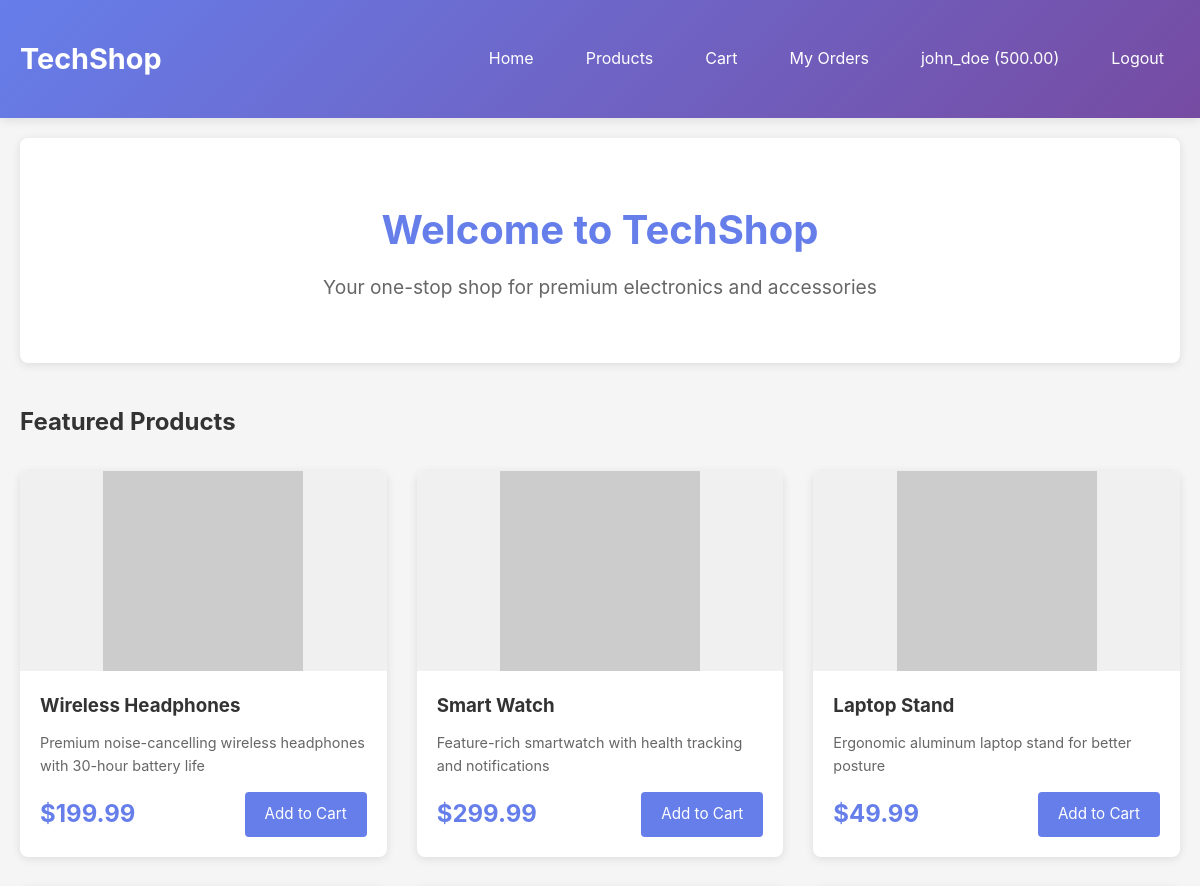
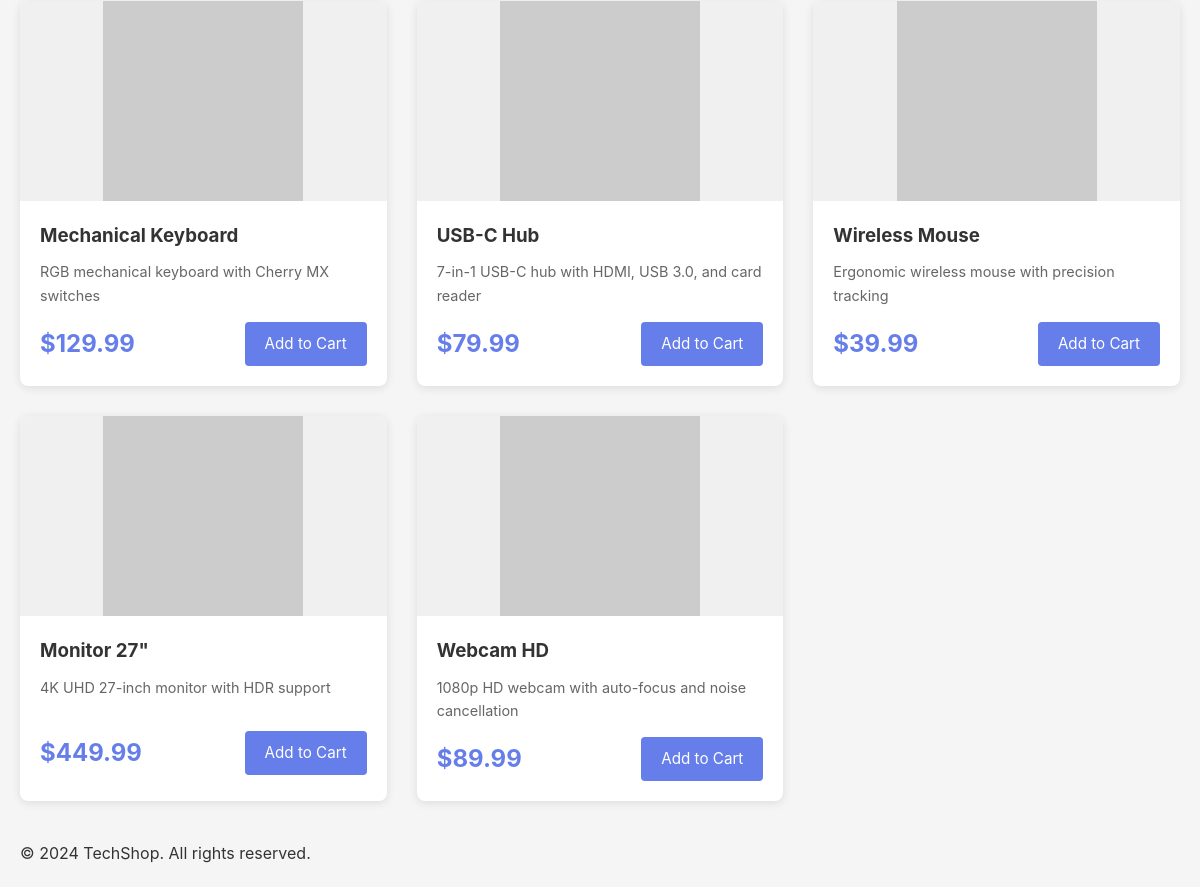
Page /index.php (signed in) on the committed database (2 pictures, top to bottom).
### tables this page shows
CREATE TABLE users (
    id INT AUTO_INCREMENT PRIMARY KEY,
    username VARCHAR(50) UNIQUE NOT NULL,
    email VARCHAR(100) UNIQUE NOT NULL,
    password VARCHAR(255) NOT NULL,
    balance DECIMAL(10,2) DEFAULT 1000.00,
    role ENUM('customer', 'admin') DEFAULT 'customer',
    created_at TIMESTAMP DEFAULT CURRENT_TIMESTAMP
);

CREATE TABLE products (
    id INT AUTO_INCREMENT PRIMARY KEY,
    name VARCHAR(200) NOT NULL,
    description TEXT,
    price DECIMAL(10,2) NOT NULL,
    stock INT DEFAULT 0,
    image_url VARCHAR(255),
    category VARCHAR(50),
    created_at TIMESTAMP DEFAULT CURRENT_TIMESTAMP
);

### src/config.php (called while the page is built, shortened)
<?php
function getDB() {
    static $conn = null;
    if ($conn === null) {
        $conn = new mysqli(DB_HOST, DB_USER, DB_PASS, DB_NAME);
    }
    return $conn;
}
function getCurrentUser() {
    $db = getDB();
    $stmt = $db->prepare("SELECT id, username, email, balance, role FROM users WHERE id = ?");
    $stmt->bind_param("i", $_SESSION['user_id']);
    $stmt->execute();
    $result = $stmt->get_result();
    return $result->fetch_assoc();
}
function h($string) {
    return htmlspecialchars($string, ENT_QUOTES, 'UTF-8');
}
?>

### src/index.php (the view, shortened to what this page needs)
<?php
require_once 'config.php';
$db = getDB();
$products = [];
$result = $db->query("SELECT * FROM products WHERE stock > 0 ORDER BY created_at DESC");
if ($result) {
    $products = $result->fetch_all(MYSQLI_ASSOC);
}
$user = getCurrentUser();
?>
<!DOCTYPE html>
<html lang="en">
<head>
    <link rel="stylesheet" href="assets/css/style.css">
</head>
<body>
    <nav class="navbar">
        <div class="container">
            <div class="nav-brand">
                <h1>TechShop</h1>
            </div>
            <div class="nav-menu">
                <a href="index.php">Home</a>
                <a href="products.php">Products</a>
                <?php if ($user): ?>
                    <a href="cart.php">Cart</a>
                    <a href="orders.php">My Orders</a>
                    <a href="profile.php"><?php echo h($user['username']); ?> (<?php echo number_format($user['balance'], 2); ?>)</a>
                    <a href="logout.php">Logout</a>
                <?php else: ?>
                    <a href="login.php">Login</a>
                    <a href="register.php">Register</a>
                <?php endif; ?>
            </div>
        </div>
    </nav>
    <main class="container">
        <section class="hero">
            <h2>Welcome to TechShop</h2>
            <p>Your one-stop shop for premium electronics and accessories</p>
        </section>
        <section class="products-grid">
            <h2>Featured Products</h2>
            <div class="grid">
                <?php foreach ($products as $product): ?>
                <div class="product-card">
                    <div class="product-image">
                        <img src="<?php echo h($product['image_url']); ?>" alt="<?php echo h($product['name']); ?>">
                    </div>
                    <div class="product-info">
                        <h3><?php echo h($product['name']); ?></h3>
                        <p class="product-description"><?php echo h($product['description']); ?></p>
                        <div class="product-footer">
                            <span class="price">$<?php echo number_format($product['price'], 2); ?></span>
                            <?php if ($user): ?>
                                <a href="cart.php?add=<?php echo $product['id']; ?>" class="btn btn-primary">Add to Cart</a>
                            <?php else: ?>
                                <a href="login.php" class="btn btn-secondary">Login to Buy</a>
                            <?php endif; ?>
                        </div>
                    </div>
                </div>
                <?php endforeach; ?>
            </div>
        </section>
    </main>
    <footer>
        <div class="container">
            <p>&copy; 2024 TechShop. All rights reserved.</p>
        </div>
    </footer>
</body>
</html>

### src/assets/css/style.css (style rules this page uses)
* { margin: 0; padding: 0; box-sizing: border-box; }
body { font-family: -apple-system, BlinkMacSystemFont, 'Segoe UI', Roboto, Oxygen, Ubuntu, Cantarell, sans-serif; line-height: 1.6; color: #333; background-color: #f5f5f5; }
.container { max-width: 1200px; margin: 0 auto; padding: 20px; }
.navbar { background: linear-gradient(135deg, #667eea 0%, #764ba2 100%); color: white; padding: 1rem 0; box-shadow: 0 2px 10px rgba(0,0,0,0.1); }
.navbar .container { display: flex; justify-content: space-between; align-items: center; }
.nav-brand h1 { font-size: 1.8rem; font-weight: 700; }
.nav-menu { display: flex; gap: 20px; }
.nav-menu a { color: white; text-decoration: none; padding: 8px 16px; border-radius: 4px; transition: background-color 0.3s; }
.hero { text-align: center; padding: 60px 20px; background: white; border-radius: 8px; margin-bottom: 40px; box-shadow: 0 2px 10px rgba(0,0,0,0.1); }
.hero h2 { font-size: 2.5rem; margin-bottom: 10px; color: #667eea; }
.hero p { font-size: 1.2rem; color: #666; }
.products-grid { margin-top: 40px; }
.products-grid h2 { margin-bottom: 30px; color: #333; }
.grid { display: grid; grid-template-columns: repeat(auto-fill, minmax(280px, 1fr)); gap: 30px; }
.product-card { background: white; border-radius: 8px; overflow: hidden; box-shadow: 0 2px 10px rgba(0,0,0,0.1); transition: transform 0.3s, box-shadow 0.3s; }
.product-image { width: 100%; height: 200px; background: #f0f0f0; display: flex; align-items: center; justify-content: center; }
.product-image img { max-width: 100%; max-height: 100%; object-fit: cover; }
.product-info { padding: 20px; }
.product-info h3 { margin-bottom: 10px; color: #333; }
.product-description { color: #666; font-size: 0.9rem; margin-bottom: 15px; min-height: 40px; }
.product-footer { display: flex; justify-content: space-between; align-items: center; margin-top: 15px; }
.price { font-size: 1.5rem; font-weight: 700; color: #667eea; }
.btn { padding: 10px 20px; border: none; border-radius: 4px; cursor: pointer; text-decoration: none; display: inline-block; transition: background-color 0.3s; font-size: 0.95rem; }
.btn-primary { background-color: #667eea; color: white; }

### rows in the picture
users: username "john_doe", balance "500.00"
products: name "Wireless Headphones", description "Premium noise-cancelling wireless headphones with 30-hour battery life", price "199.99"
products: name "Smart Watch", description "Feature-rich smartwatch with health tracking and notifications", price "299.99"
products: name "Laptop Stand", description "Ergonomic aluminum laptop stand for better posture", price "49.99"
products: name "Mechanical Keyboard", description "RGB mechanical keyboard with Cherry MX switches", price "129.99"
products: name "USB-C Hub", description "7-in-1 USB-C hub with HDMI, USB 3.0, and card reader", price "79.99"
products: name "Wireless Mouse", description "Ergonomic wireless mouse with precision tracking", price "39.99"
products: name "Monitor 27\"", description "4K UHD 27-inch monitor with HDR support", price "449.99"
products: name "Webcam HD", description "1080p HD webcam with auto-focus and noise cancellation", price "89.99"
